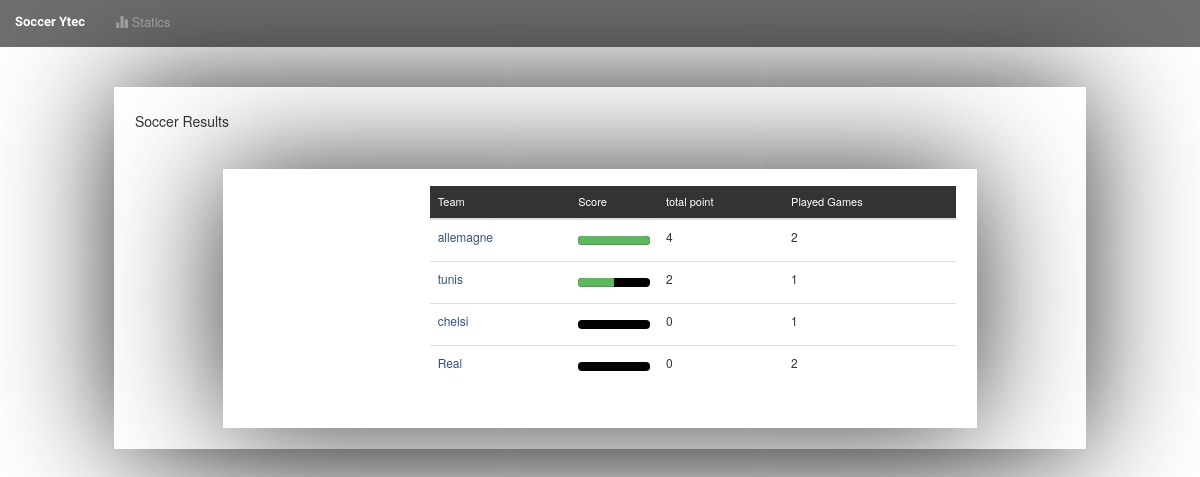
Before: / with the older database file.
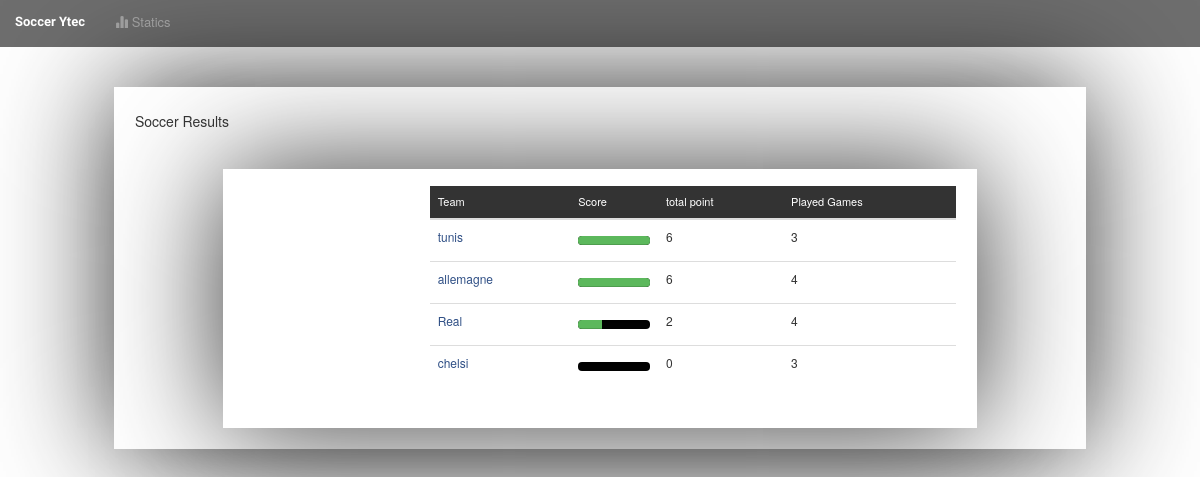
After: the same page with the newer database file.
### soccerApp/models.py (models this page shows, shortened)
class Team(models.Model):
	nameTeam = models.CharField(max_length=200)
	summary = models.CharField(max_length=400)
	playedGames = models.IntegerField(default=0)
	totalPoint = models.IntegerField(default=0)
	totalVictories = models.IntegerField(default=0)

### soccerApp/views.py (the view)
# urls.py: url(r'^$',views.IndexView.as_view(),name='index'),
class IndexView(generic.ListView):
    template_name = None
    context_object_name = None
    maxPoints = None
    def process(self):
        self.template_name = 'soccerApp/index.html'
        self.context_object_name = "all_teams"
        self.maxPoints = Team.objects.order_by('-totalPoint')[0].totalPoint
    def get_context_data(self, **kwargs):
        self.process()
        context = super(IndexView, self).get_context_data(**kwargs)
        context['maxPoints'] = self.maxPoints
        return context
    def get_queryset(self):
        return Team.objects.order_by('-totalPoint', 'playedGames')

### soccerApp/templates/soccerApp/index.html
{% extends 'soccerApp/base.html' %}
{% load mathfilters %}
{% block body %}
{% if all_teams %}
<div class="container">
<h4>Soccer Results</h4>
<div class="container">
	<div class="row">
        <div class="col-md-3">
        </div>
		<div class="col-md-9">
    	 <table class="table">
                    <thead>
                        <tr>
                            <th>Team</th>
                            <th>Score</th>
                            <th>total point</th>
                            <th>Played Games</th>
                        </tr>
                    </thead>
                    <tbody>
                    	{% for team in all_teams %}
                        <tr>
                            <td><a href="{% url 'soccerApp:details' team.id %}">{{team.nameTeam}}</a></td>
                            <td><div class="progress" style="height:9px; margin:8px 0;"><div class="progress-bar progress-bar-success" role="progressbar" aria-valuenow="7" aria-valuemin="0" aria-valuemax="10" style="width: {{team.totalPoint|div:maxPoints|mul:100}}%"></div></div></td>
                            <td>{{team.totalPoint}}</td>
                            <td>{{team.playedGames}}</td>
                        </tr>
                        {% endfor %}
                    </tbody>
                </table>
		</div>
	</div>
</div>
</div>
{% endif %}
{% endblock %}

### soccerApp/templates/soccerApp/base.html (shortened to what this page needs)
<!DOCTYPE html>
<html>
<head>
	{% load staticfiles %}
	<link rel="stylesheet" type="text/css" href="https://maxcdn.bootstrapcdn.com/bootstrap/3.3.7/css/bootstrap.min.css">
	<link rel="stylesheet" type="text/css" href="{% static 'soccerApp/style.css' %}">
</head>
<body>
   <nav class="navbar navbar-inverse">
	<div class="container-fluid">
		<div class="navbar-header">
			<a class="navbar-brand " href="{% url 'soccerApp:index' %}">Soccer Ytec</a>
		</div>
	    <div class="collapse navbar-collapse" id="topNavBar">
			<ul class="nav navbar-nav">
				<li class="">
					<a href="{% url 'soccerApp:statics' %}">
						<span class="glyphicon glyphicon-stats" aria-hidden="true"></span>&nbsp;Statics
					</a>
				</li>
			</ul>
		</div>
	</div>
</nav>
{% block body %}
{% endblock %}
</body>
</html>

### soccerApp/static/soccerApp/style.css (style rules this page uses)
body { background:white url("images/background.jpg"); }
.navbar { border-radius: 0; }
.navbar-brand { font-family: 'satisfy', cursive; }
body { font-family: "Helvetica Neue",Helvetica,Arial,sans-serif; font-size: 14px; line-height: 1.42857143; color: #333; background:url('/inc/img/bg/apple_mountain_lion_texture_by_gsgill37-d5ffsyz.jpg'); }
.container { width: 970px; background: white; border-radius: 5px; box-shadow: 0px 0px 122px black; padding: 14px; padding-top: 0px; }
.container { max-width: 1015px; background: none repeat scroll 0% 0% #FFF; border-radius: 5px; box-shadow: 0px 0px 122px #363636; padding: 16px 41px 16px; }
.container { width: 68%; }
.container { margin-top: 40px; padding-top: 0px; padding-left: 13px; padding-right: 13px; }
.container { width: 81%; }
.container { border-radius: 0px; }
.container { padding: 50px; }
.container { padding: 50px; padding-top: 1px; }
.container { padding: 50px; padding-top: 17px; }
.container { padding: 21px; padding-top: 17px; }
nav.navbar.navbar-inverse { border-radius: 0px; background: rgba(0, 0, 0, 0.57); border: none; margin-top: -3px; margin-bottom: 22px; }
.container { font-family:"Roboto","Helvetica Neue",Helvetica,Arial,Geneva,sans-serif; }
a.navbar-brand { text-transform: uppercase; color: #FFF!important; font-weight: bold; }
h4 { text-align:left; }
.container { font-family: 'Rajdhani', sans-serif; }
.progress { height: 20px; margin-bottom: 20px; overflow: hidden; background-color: rgba(95, 93, 94, 0.55); border-radius: 4px; -webkit-box-shadow: inset 0 1px 2px rgba(0, 0, 0, 0.1); box-shadow: inset 0 1px 2px rgba(0, 0, 0, 0.1); }
.container { text-transform: uppercase; }
.navbar-inverse { background: #222; }
.navbar-brand { background: rgba(11, 162, 170, 0.3); text-shadow: none; }
.navbar-brand { z-index: 3333; position: relative; }
a.navbar-brand { background: rgba(0, 0, 0, 0.26); }
.navbar li a { z-index: 33333; }
nav.navbar.navbar-inverse { border-radius: 0px; background: rgba(0, 0, 0, 0.57); border: none; margin-bottom: 22px; }
a.navbar-brand { background: rgba(20, 111, 160, 0.5); TEXT-TRANSFORM: CAPITALIZE; }
a.navbar-brand { background: rgba(19, 19, 19, 0.5); TEXT-TRANSFORM: CAPITALIZE; }
td { font-family: "Myriad Set Pro","Lucida Grande","Helvetica Neue","Helvetica","Arial","Verdana","sans-serif"; font-size: 12px; }
th { background: #3B3B3B; color: #FFF; }
th { font-weight: normal; }
a { color: #2F4F85; }
th { background: #333!important; color: #FFF; font-family: "Myriad Set Pro","Lucida Grande","Helvetica Neue","Helvetica","Arial","Verdana","sans-serif"; font-size: 11px; }
.container { background-color: #FFF; color: #333; font-style: normal; font-family: "Myriad Set Pro","Lucida Grande","Helvetica Neue","Helvetica","Arial","Verdana","sans-serif"; font-size: 18px; line-height: 1.45; letter-spacing:0px; font-weight: 400; }
.container { text-transform: capitalize; font-size: 12px; }
.container { background-color: #FFF; color: #333; font-style: normal; font-family: "Myriad Set Pro","Lucida Grande","Helvetica Neue","Helvetica","Arial","Verdana","sans-serif",sans-serif!important; font-size: 12px; line-height: 1.45; letter-spacing: 0px; font-weight: 400; text-transform: capitalize!important; }
.navbar a { font-size: 13px; }
.col-md-3 { margin: 0px; padding: 4px; padding-top: 1px; }
ul { font-size: 11px; text-transform: none; }
h4 { text-transform: capitalize; font-size: 14px; }
.container { text-transform: none!important; }
td { position:relative; }
.progress { background: rgb(2, 2, 2); }

Changed rows visible on the page:
changed Team "tunis": totalPoint "2" → "6"; playedGames "1" → "3"; moves up the list
changed Team "allemagne": totalPoint "4" → "6"; playedGames "2" → "4"
changed Team "Real": totalPoint "0" → "2"; playedGames "2" → "4"; moves up the list
changed Team "chelsi": playedGames "1" → "3"
